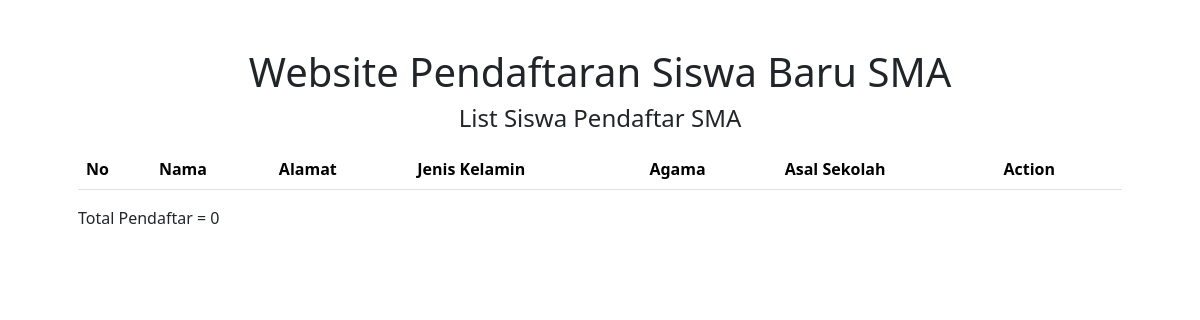
Page /list-siswa.php on the earlier database version.
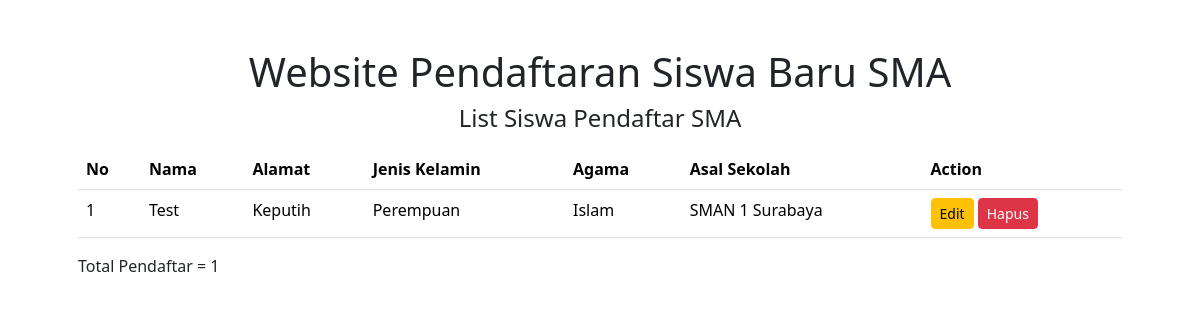
Same page on the later database version.
### tables this page shows
CREATE TABLE `calon_siswa` (
  `id` int(11) NOT NULL,
  `nama` varchar(64) NOT NULL,
  `alamat` varchar(225) NOT NULL,
  `jenis_kelamin` varchar(16) NOT NULL,
  `agama` varchar(16) NOT NULL,
  `sekolah_asal` varchar(64) NOT NULL
);

### list-siswa.php (the view, shortened to what this page needs)
<?php include 'config.php'; ?>
<!DOCTYPE html>
<html lang="en">
<head>
    <link href="https://cdn.jsdelivr.net/npm/bootstrap@5.3.2/dist/css/bootstrap.min.css" rel="stylesheet" />
</head>
<body>
    <div class="container p-5">
        <div class="text-center">
            <h1>Website Pendaftaran Siswa Baru SMA</h1>
        </div>
        <h4 class="text-center mb-3">List Siswa Pendaftar SMA</h4>
        <table class="table table-hover">
            <thead>
                <tr>
                    <th>No</th>
                    <th>Nama</th>
                    <th>Alamat</th>
                    <th>Jenis Kelamin</th>
                    <th>Agama</th>
                    <th>Asal Sekolah</th>
                    <th>Action</th>
                </tr>
            </thead>
            <tbody>
                <?php
                $sql_script = 'SELECT * FROM calon_siswa';
                $query = mysqli_query($db, $sql_script);
                while ($siswa = mysqli_fetch_array($query)) {
                    echo '<tr>';
                    echo '<td>' . $siswa['id'] . '</td>';
                    echo '<td>' . $siswa['nama'] . '</td>';
                    echo '<td>' . $siswa['alamat'] . '</td>';
                    echo '<td>' . $siswa['jenis_kelamin'] . '</td>';
                    echo '<td>' . $siswa['agama'] . '</td>';
                    echo '<td>' . $siswa['sekolah_asal'] . '</td>';
                    echo '<td> <a class="btn btn-warning btn-sm" href="form-edit.php?id=' . $siswa['id'] . '">Edit</a> <button class="btn btn-danger btn-sm" data-id="' . $siswa['id'] . '">Hapus</button> </td>';
                    echo '</tr>';
                }
                ?>
            </tbody>
        </table>
        <p>Total Pendaftar = <?php echo mysqli_num_rows($query); ?></p>
    </div>
</body>
</html>

Differences in the rows shown:
added calon_siswa: id "1", nama "Test", alamat "Keputih", jenis_kelamin "Perempuan", agama "Islam", sekolah_asal "SMAN 1 Surabaya"
Other differences:
mysqli_num_rows($query): "0" → "1"
